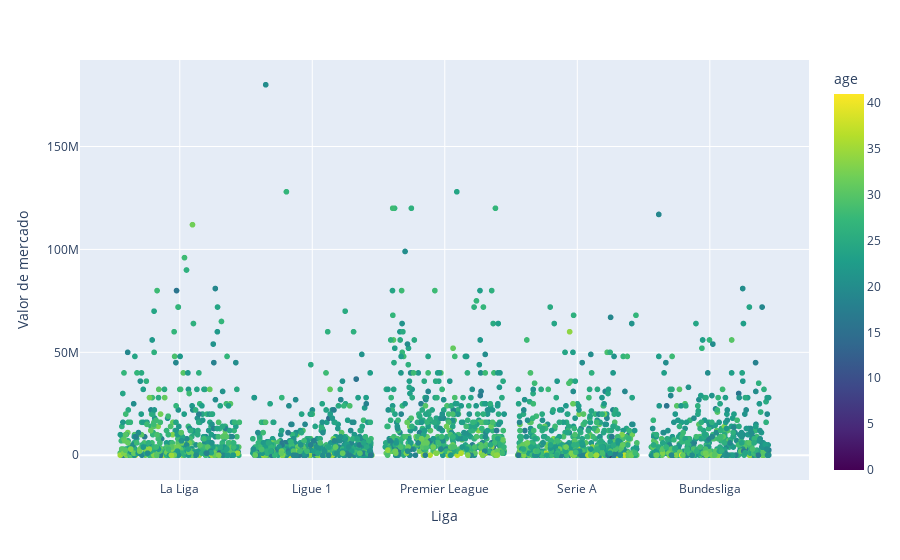

The notebook cell this image was saved under:
### Code cell
league_categories = df_1920['league'].unique()
num_categories = len(league_categories)
category_positions = {league: i+1 for i, league in enumerate(league_categories)}

# Agregar un poco de jitter en la posición de los puntos en el eje x
df_1920['jittered_league'] = df_1920['league'].map(category_positions) + np.random.uniform(-0.45, 0.45, len(df_1920))

max_age = df_1920['age'].max()
min_age = df_1920['age'].min()
# Crear un scatterplot con tres variables y una escala de colores personalizada
fig = px.scatter(df_1920, x="jittered_league", y="value", color="age", hover_name="player",
                 color_continuous_scale='viridis', range_color=[min_age, max_age])

# Personalizar los títulos de los ejes
fig.update_layout(xaxis_title="Liga", yaxis_title="Valor de mercado")

# Personalizar las etiquetas de las marcas en el eje x
fig.update_xaxes(tickvals=list(category_positions.values()), ticktext=list(category_positions.keys()))

fig.show()

### Figure 1 — Plotly figure (JSON) as saved in the notebook; plotly's stock layout.template omitted (floating-point values rounded to 4 significant figures; data arrays with more than 128 entries replaced by an {"elided": "..."} marker saying what was removed)
{"data": [{"hovertemplate": "<b>%{hovertext}</b><br><br>jittered_league=%{x}<br>value=%{y}<br>age=%{marker.color}<extra></extra>", "hovertext": {"elided": "2644 str values"}, "legendgroup": "", "marker": {"color": {"elided": "2644 int values"}, "coloraxis": "coloraxis", "symbol": "circle"}, "mode": "markers", "name": "", "showlegend": false, "type": "scattergl", "x": {"elided": "2644 float values"}, "xaxis": "x", "y": {"elided": "2644 int values"}, "yaxis": "y"}], "layout": {"coloraxis": {"cmax": 41, "cmin": 0, "colorbar": {"title": {"text": "age"}}, "colorscale": [[0, "#440154"], [0.1111, "#482878"], [0.2222, "#3e4989"], [0.3333, "#31688e"], [0.4444, "#26828e"], [0.5556, "#1f9e89"], [0.6667, "#35b779"], [0.7778, "#6ece58"], [0.8889, "#b5de2b"], [1, "#fde725"]]}, "legend": {"tracegroupgap": 0}, "margin": {"t": 60}, "xaxis": {"anchor": "y", "domain": [0, 1], "ticktext": ["La Liga", "Ligue 1", "Premier League", "Serie A", "Bundesliga"], "tickvals": [1, 2, 3, 4, 5], "title": {"text": "Liga"}}, "yaxis": {"anchor": "x", "domain": [0, 1], "title": {"text": "Valor de mercado"}}}}
